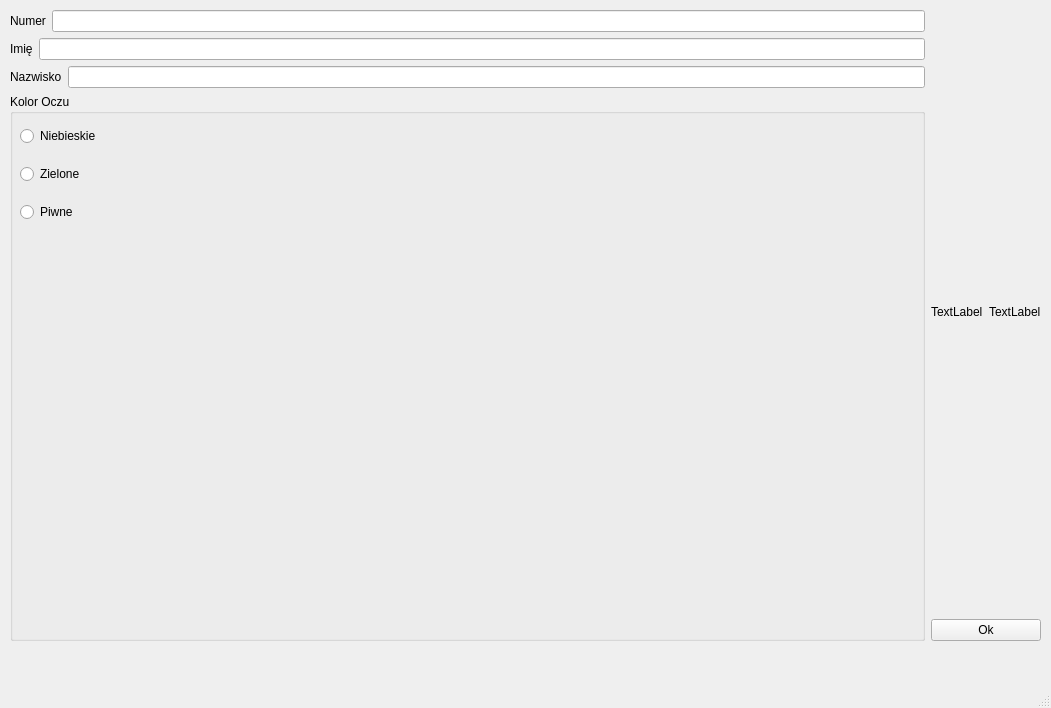
<?xml version="1.0" encoding="UTF-8"?>
<ui version="4.0">
 <class>MainWindow</class>
 <widget class="QMainWindow" name="MainWindow">
  <property name="geometry">
   <rect>
    <x>0</x>
    <y>0</y>
    <width>1051</width>
    <height>708</height>
   </rect>
  </property>
  <property name="windowTitle">
   <string>Wprowadzanie danych do paszportu. Wykonał: Szymon Orczyk</string>
  </property>
  <widget class="QWidget" name="centralwidget">
   <widget class="QWidget" name="horizontalLayoutWidget">
    <property name="geometry">
     <rect>
      <x>10</x>
      <y>10</y>
      <width>1031</width>
      <height>631</height>
     </rect>
    </property>
    <layout class="QHBoxLayout" name="MainLayout">
     <item>
      <layout class="QVBoxLayout" name="LeftLayout">
       <item>
        <layout class="QHBoxLayout" name="horizontalLayout_2">
         <item>
          <widget class="QLabel" name="label">
           <property name="text">
            <string>Numer</string>
           </property>
          </widget>
         </item>
         <item>
          <widget class="QLineEdit" name="numerInput"/>
         </item>
        </layout>
       </item>
       <item>
        <layout class="QHBoxLayout" name="horizontalLayout_3">
         <item>
          <widget class="QLabel" name="label_2">
           <property name="text">
            <string>Imię</string>
           </property>
          </widget>
         </item>
         <item>
          <widget class="QLineEdit" name="imieInput"/>
         </item>
        </layout>
       </item>
       <item>
        <layout class="QHBoxLayout" name="horizontalLayout_4">
         <item>
          <widget class="QLabel" name="label_3">
           <property name="text">
            <string>Nazwisko</string>
           </property>
          </widget>
         </item>
         <item>
          <widget class="QLineEdit" name="nazwiskoInput">
           <property name="maxLength">
            <number>6666</number>
           </property>
          </widget>
         </item>
        </layout>
       </item>
       <item>
        <widget class="QGroupBox" name="koloroczu">
         <property name="title">
          <string>Kolor Oczu</string>
         </property>
         <widget class="QWidget" name="verticalLayoutWidget_3">
          <property name="geometry">
           <rect>
            <x>10</x>
            <y>20</y>
            <width>891</width>
            <height>121</height>
           </rect>
          </property>
          <layout class="QVBoxLayout" name="verticalLayout">
           <item>
            <widget class="QRadioButton" name="niebieskieOczy">
             <property name="text">
              <string>Niebieskie</string>
             </property>
            </widget>
           </item>
           <item>
            <widget class="QRadioButton" name="zieloneOczy">
             <property name="text">
              <string>Zielone</string>
             </property>
            </widget>
           </item>
           <item>
            <widget class="QRadioButton" name="piwneOczy">
             <property name="text">
              <string>Piwne</string>
             </property>
            </widget>
           </item>
          </layout>
         </widget>
        </widget>
       </item>
      </layout>
     </item>
     <item>
      <layout class="QVBoxLayout" name="RightLayout">
       <item>
        <layout class="QHBoxLayout" name="horizontalLayout">
         <item>
          <widget class="QLabel" name="portret">
           <property name="text">
            <string>TextLabel</string>
           </property>
          </widget>
         </item>
         <item>
          <widget class="QLabel" name="linie">
           <property name="text">
            <string>TextLabel</string>
           </property>
          </widget>
         </item>
        </layout>
       </item>
       <item>
        <widget class="QPushButton" name="WykonajButton">
         <property name="text">
          <string>Ok</string>
         </property>
        </widget>
       </item>
      </layout>
     </item>
    </layout>
   </widget>
  </widget>
  <widget class="QMenuBar" name="menubar">
   <property name="geometry">
    <rect>
     <x>0</x>
     <y>0</y>
     <width>1051</width>
     <height>33</height>
    </rect>
   </property>
  </widget>
  <widget class="QStatusBar" name="statusbar"/>
 </widget>
 <resources/>
 <connections/>
</ui>
